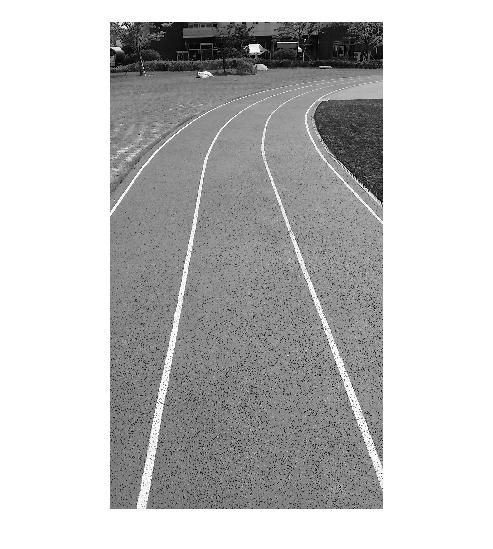
//> input picture Tutorial/Images/track_gray.jpg, 493 x 549 px
$ ./Hough_Line_Transform   (built with g++ and OpenCV 4)
//> lines starting //> are read from the running program, lines starting //| are printed output that depends on the picture; after the words box and inside, x2 and y2 are one past the last pixel; in counts of white or black regions, pixels touching at a corner belong together
#include "opencv2/imgcodecs.hpp"
#include "opencv2/highgui.hpp"
#include "opencv2/imgproc.hpp"
using namespace cv;
using namespace std;

int main(int argc, char** argv)
{
	// Declare the output variables
	Mat dst, cdst, cdstP;

	// Loads an image
	const char* filename = "../..//..//images/track_gray.JPG";
	Mat src = imread(filename, IMREAD_GRAYSCALE);
//> src is the input picture: 549 rows x 493 cols, CV_8UC1; min 0, max 255, mean 192.6

	// Check if image is loaded fine
	if (src.empty()) {
		printf(" Error opening image\n");
		return -1;
	}

	Mat dst_temp;
	// Edge detection
	Canny(src, dst, 200, 200, 3);
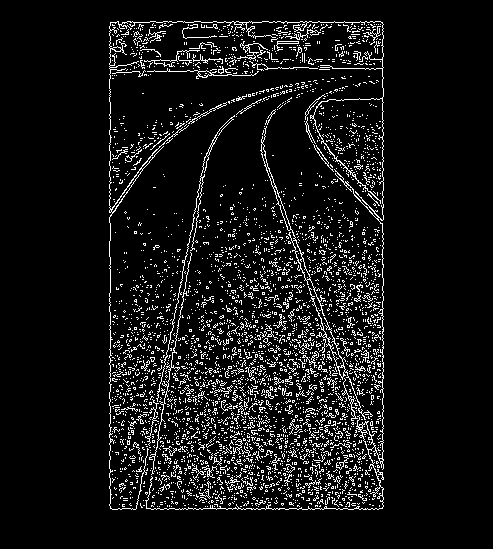
//> dst: 549 rows x 493 cols, CV_8UC1; 7.9% white in thin lines or dots, all inside (x1, y1, x2, y2) = (109, 21, 384, 510)

	Canny(src, dst_temp, 200, 200, 3);

	// Copy edge results to the images that will display the results in BGR
	cvtColor(dst, cdst, COLOR_GRAY2BGR);
	cdstP = cdst.clone();

	// (Option 1) Standard Hough Line Transform
	//Vec2f: float단위의 2D Array (N, 2) (rho, theta)
	vector<Vec2f> lines;
	HoughLines(dst, lines, 1, CV_PI / 180, 150, 0, 0);
//> lines = 11 lines (rho, theta): [382, 0], [110, 0], [-190, 2.78], [-192, 2.79], [232, 0.17], [231, 0.19], [22, 1.57], [-197, 2.81], [508, 1.57], [-200, 2.81], [-195, 2.79]

	// Draw the detected lines
	for (size_t i = 0; i < lines.size(); i++)
	{
		float rho = lines[i][0], theta = lines[i][1];
		Point pt1, pt2;
		double a = cos(theta), b = sin(theta);
		double x0 = a * rho, y0 = b * rho;
		pt1.x = cvRound(x0 + 1000 * (-b));
		pt1.y = cvRound(y0 + 1000 * (a));
		pt2.x = cvRound(x0 - 1000 * (-b));
		pt2.y = cvRound(y0 - 1000 * (a));
		line(cdst, pt1, pt2, Scalar(0, 0, 255), 3, LINE_AA);		// 이미지에 선을 그리는 함수(print하는것)
	}
//> this loop made 11 passes
//> (rho, theta, a, b, x0, y0) on passes 1 to 11: (382, 0, 1, 0, 382, 0), (110, 0, 1, 0, 110, 0), (-190, 2.78, -0.934, 0.358, 177.4, -68.09), (-192, 2.79, -0.94, 0.342, 180.4, -65.67), (232, 0.175, 0.985, 0.174, 228.5, 40.29), (231, 0.192, 0.982, 0.191, 226.8, 44.08), (22, 1.57, -4.37e-08, 1, -9.62e-07, 22), (-197, 2.81, -0.946, 0.326, 186.3, -64.14), (508, 1.57, -4.37e-08, 1, -2.22e-05, 508), (-200, 2.81, -0.946, 0.326, 189.1, -65.11), (-195, 2.79, -0.94, 0.342, 183.2, -66.69)
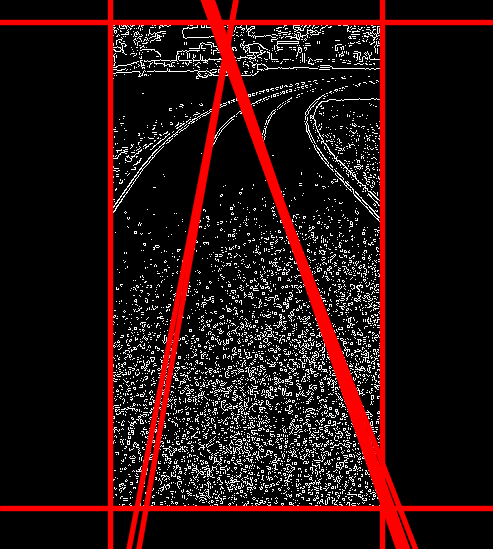
//> cdst: 549 rows x 493 cols, CV_8UC3; mean B, G, R 16.1, 16.1, 38.3

	// (Option 2) Probabilistic Line Transform
	vector<Vec4i> linesP;
	HoughLinesP(dst, linesP, 1, CV_PI / 180, 50, 50, 10); // 10: GAP 하나의 라인으로 볼건지 따로 볼건지, 뒷 50: 최소 선 길이
//> linesP = 221 lines (x1, y1, x2, y2), first 8: [110, 240, 110, 22], [382, 508, 382, 22], [264, 163, 381, 487], [164, 368, 206, 153], [261, 150, 383, 468], [111, 22, 381, 22], [110, 508, 381, 508], [174, 352, 201, 195]

	// Draw the lines
	for (size_t i = 0; i < linesP.size(); i++)
	{
		Vec4i l = linesP[i];
		line(cdstP, Point(l[0], l[1]), Point(l[2], l[3]), Scalar(0, 0, 255), 3, LINE_AA);
	}
//> this loop made 221 passes
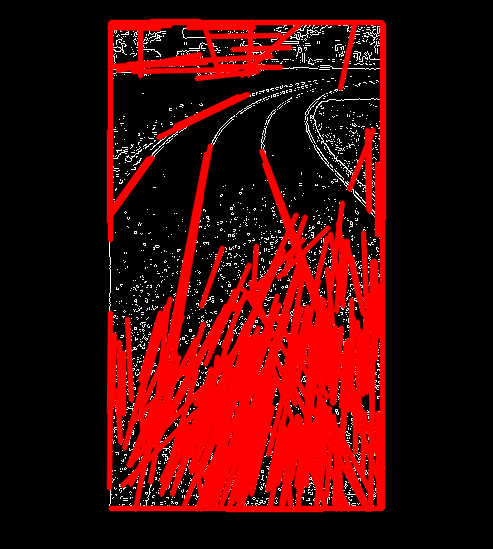
//> cdstP: 549 rows x 493 cols, CV_8UC3; mean B, G, R 5.9, 5.9, 67.5

	// Show results
	imshow("Source", src);
	imshow("Detected Lines (in red) - Standard Hough Line Transform", cdst);
	imshow("Detected Lines (in red) - Probabilistic Line Transform", cdstP);

	// Wait and Exit
	waitKey();
	return 0;
}
